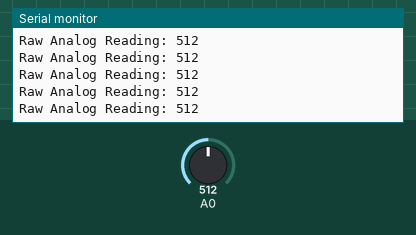
Recording of a sketch running on a simulated Arduino Uno, built with avr-gcc and run on an emulated ATmega328P. Shown: the last lines printed to the serial monitor. Inputs (shaded band) come from the test bench; at power-on: A0 = 512.

Above: at 1.2 s.
1.3 s: A0 set to 716
At 1.31 s:
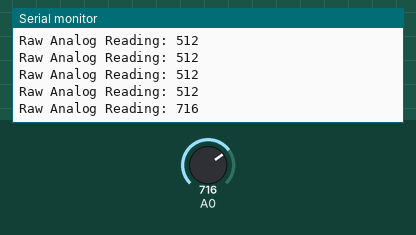
2.8 s: A0 set to 900
At 2.82 s:
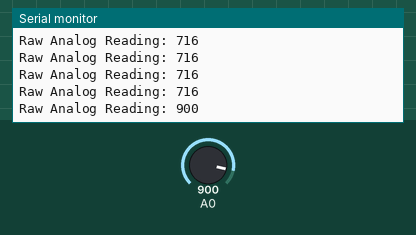
Timing chart, 0 to 5.8 s (numbered marks = the images above; inputs shaded):
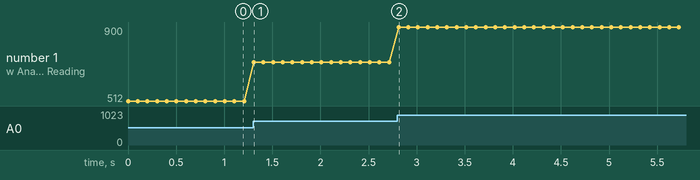

The sketch:

Soil_Moisture_Calibration.ino
```cpp
/*
   Code for getting calibration values from a Soil Moisture Sensor

   Author: Tristan Fivaz

   Occupation: Townsville City Council Sustainability Support Officer

   Version 1.0

   Recent Update: None
*/

// the setup routine runs once when you press reset:
void setup() {
  // initialize serial communication at 115200 bits per second:
  Serial.begin(115200);
}

// the loop routine runs over and over again forever:
void loop() {
  // read the input on analog pin 0:
  int sensorValue = analogRead(A0);
  // print out the value you read:
  Serial.print("Raw Analog Reading: ");
  Serial.println(sensorValue);
  delay(100);        // delay in between reads for stability
}
```

Measured:
- after the input at 1.3 s, the serial monitor: prints a new line at once (image 1)
- after the input at 2.8 s, the serial monitor: prints a new line at once (image 2)
- plotted number 1: 512 → 716 after the input at 1.3 s, 716 → 900 after the input at 2.8 s
